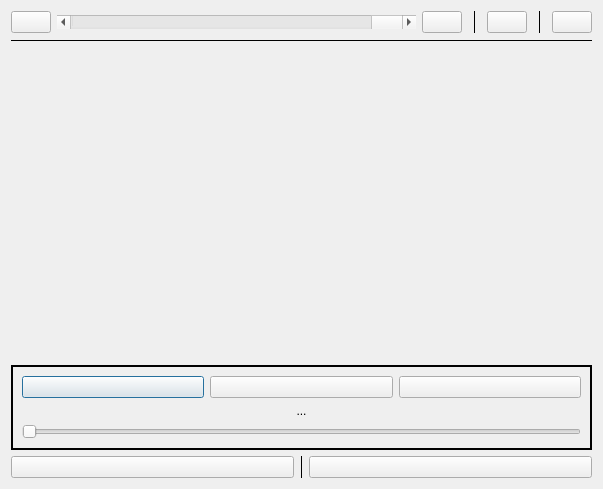
<?xml version="1.0" encoding="UTF-8"?>
<ui version="4.0">
 <class>AudioDialog</class>
 <widget class="QDialog" name="AudioDialog">
  <property name="geometry">
   <rect>
    <x>0</x>
    <y>0</y>
    <width>603</width>
    <height>489</height>
   </rect>
  </property>
  <property name="windowTitle">
   <string>Dialog</string>
  </property>
  <layout class="QGridLayout" name="gridLayout">
   <item row="3" column="0">
    <widget class="QFrame" name="frame">
     <property name="frameShape">
      <enum>QFrame::Box</enum>
     </property>
     <property name="lineWidth">
      <number>2</number>
     </property>
     <layout class="QVBoxLayout" name="verticalLayout_2">
      <item>
       <layout class="QHBoxLayout" name="horizontalLayout_3">
        <item>
         <widget class="QPushButton" name="previousBtn">
          <property name="text">
           <string/>
          </property>
          <property name="icon">
           <iconset resource="../../../eink.qrc">
            <normaloff>:/resources/previous.png</normaloff>:/resources/previous.png</iconset>
          </property>
         </widget>
        </item>
        <item>
         <widget class="QPushButton" name="playBtn">
          <property name="text">
           <string/>
          </property>
          <property name="icon">
           <iconset resource="../../../eink.qrc">
            <normaloff>:/resources/stop.png</normaloff>:/resources/stop.png</iconset>
          </property>
         </widget>
        </item>
        <item>
         <widget class="QPushButton" name="nextBtn">
          <property name="text">
           <string/>
          </property>
          <property name="icon">
           <iconset resource="../../../eink.qrc">
            <normaloff>:/resources/next.png</normaloff>:/resources/next.png</iconset>
          </property>
         </widget>
        </item>
       </layout>
      </item>
      <item>
       <widget class="QLabel" name="fileNameLabel">
        <property name="text">
         <string>...</string>
        </property>
        <property name="alignment">
         <set>Qt::AlignCenter</set>
        </property>
       </widget>
      </item>
      <item>
       <widget class="QSlider" name="progressSlider">
        <property name="focusPolicy">
         <enum>Qt::NoFocus</enum>
        </property>
        <property name="maximum">
         <number>100</number>
        </property>
        <property name="pageStep">
         <number>1</number>
        </property>
        <property name="orientation">
         <enum>Qt::Horizontal</enum>
        </property>
       </widget>
      </item>
     </layout>
    </widget>
   </item>
   <item row="4" column="0">
    <layout class="QHBoxLayout" name="horizontalLayout_2">
     <item>
      <widget class="QPushButton" name="libraryBtn">
       <property name="sizePolicy">
        <sizepolicy hsizetype="Minimum" vsizetype="Minimum">
         <horstretch>0</horstretch>
         <verstretch>0</verstretch>
        </sizepolicy>
       </property>
       <property name="text">
        <string/>
       </property>
       <property name="icon">
        <iconset resource="../../../eink.qrc">
         <normaloff>:/resources/music-library.png</normaloff>:/resources/music-library.png</iconset>
       </property>
      </widget>
     </item>
     <item>
      <widget class="Line" name="line">
       <property name="frameShadow">
        <enum>QFrame::Plain</enum>
       </property>
       <property name="orientation">
        <enum>Qt::Vertical</enum>
       </property>
      </widget>
     </item>
     <item>
      <widget class="QPushButton" name="queueBtn">
       <property name="sizePolicy">
        <sizepolicy hsizetype="Minimum" vsizetype="Minimum">
         <horstretch>0</horstretch>
         <verstretch>0</verstretch>
        </sizepolicy>
       </property>
       <property name="text">
        <string/>
       </property>
       <property name="icon">
        <iconset resource="../../../eink.qrc">
         <normaloff>:/resources/music-queue.png</normaloff>:/resources/music-queue.png</iconset>
       </property>
      </widget>
     </item>
    </layout>
   </item>
   <item row="2" column="0">
    <widget class="QScrollArea" name="scrollArea">
     <property name="frameShape">
      <enum>QFrame::NoFrame</enum>
     </property>
     <property name="frameShadow">
      <enum>QFrame::Plain</enum>
     </property>
     <property name="lineWidth">
      <number>0</number>
     </property>
     <property name="horizontalScrollBarPolicy">
      <enum>Qt::ScrollBarAlwaysOff</enum>
     </property>
     <property name="widgetResizable">
      <bool>true</bool>
     </property>
     <widget class="QWidget" name="scrollAreaWidgetContents">
      <property name="geometry">
       <rect>
        <x>0</x>
        <y>0</y>
        <width>585</width>
        <height>299</height>
       </rect>
      </property>
      <layout class="QVBoxLayout" name="verticalLayout_3">
       <property name="leftMargin">
        <number>0</number>
       </property>
       <property name="topMargin">
        <number>0</number>
       </property>
       <property name="rightMargin">
        <number>0</number>
       </property>
       <property name="bottomMargin">
        <number>0</number>
       </property>
       <item>
        <layout class="QVBoxLayout" name="verticalLayout"/>
       </item>
       <item>
        <spacer name="verticalSpacer">
         <property name="orientation">
          <enum>Qt::Vertical</enum>
         </property>
         <property name="sizeType">
          <enum>QSizePolicy::MinimumExpanding</enum>
         </property>
         <property name="sizeHint" stdset="0">
          <size>
           <width>20</width>
           <height>40</height>
          </size>
         </property>
        </spacer>
       </item>
      </layout>
     </widget>
    </widget>
   </item>
   <item row="1" column="0">
    <widget class="Line" name="line_4">
     <property name="frameShadow">
      <enum>QFrame::Plain</enum>
     </property>
     <property name="orientation">
      <enum>Qt::Horizontal</enum>
     </property>
    </widget>
   </item>
   <item row="0" column="0">
    <layout class="QHBoxLayout" name="horizontalLayout">
     <property name="sizeConstraint">
      <enum>QLayout::SetMinimumSize</enum>
     </property>
     <item>
      <widget class="QPushButton" name="minusBtn">
       <property name="sizePolicy">
        <sizepolicy hsizetype="Fixed" vsizetype="Fixed">
         <horstretch>0</horstretch>
         <verstretch>0</verstretch>
        </sizepolicy>
       </property>
       <property name="text">
        <string/>
       </property>
       <property name="icon">
        <iconset resource="../../../eink.qrc">
         <normaloff>:/resources/minus.png</normaloff>:/resources/minus.png</iconset>
       </property>
      </widget>
     </item>
     <item>
      <widget class="QScrollBar" name="soundLevelSlider">
       <property name="maximum">
        <number>100</number>
       </property>
       <property name="pageStep">
        <number>10</number>
       </property>
       <property name="sliderPosition">
        <number>100</number>
       </property>
       <property name="orientation">
        <enum>Qt::Horizontal</enum>
       </property>
      </widget>
     </item>
     <item>
      <widget class="QPushButton" name="plusBtn">
       <property name="sizePolicy">
        <sizepolicy hsizetype="Fixed" vsizetype="Fixed">
         <horstretch>0</horstretch>
         <verstretch>0</verstretch>
        </sizepolicy>
       </property>
       <property name="text">
        <string/>
       </property>
       <property name="icon">
        <iconset resource="../../../eink.qrc">
         <normaloff>:/resources/plus.png</normaloff>:/resources/plus.png</iconset>
       </property>
      </widget>
     </item>
     <item>
      <spacer name="horizontalSpacer_4">
       <property name="orientation">
        <enum>Qt::Horizontal</enum>
       </property>
       <property name="sizeType">
        <enum>QSizePolicy::Fixed</enum>
       </property>
       <property name="sizeHint" stdset="0">
        <size>
         <width>5</width>
         <height>20</height>
        </size>
       </property>
      </spacer>
     </item>
     <item>
      <widget class="Line" name="lineRefresh">
       <property name="frameShadow">
        <enum>QFrame::Plain</enum>
       </property>
       <property name="orientation">
        <enum>Qt::Vertical</enum>
       </property>
      </widget>
     </item>
     <item>
      <spacer name="horizontalSpacer_3">
       <property name="orientation">
        <enum>Qt::Horizontal</enum>
       </property>
       <property name="sizeType">
        <enum>QSizePolicy::Fixed</enum>
       </property>
       <property name="sizeHint" stdset="0">
        <size>
         <width>5</width>
         <height>20</height>
        </size>
       </property>
      </spacer>
     </item>
     <item>
      <widget class="QPushButton" name="refreshBtn">
       <property name="sizePolicy">
        <sizepolicy hsizetype="Fixed" vsizetype="Fixed">
         <horstretch>0</horstretch>
         <verstretch>0</verstretch>
        </sizepolicy>
       </property>
       <property name="text">
        <string/>
       </property>
       <property name="icon">
        <iconset resource="../../../eink.qrc">
         <normaloff>:/resources/refresh-small.png</normaloff>:/resources/refresh-small.png</iconset>
       </property>
      </widget>
     </item>
     <item>
      <spacer name="horizontalSpacer">
       <property name="orientation">
        <enum>Qt::Horizontal</enum>
       </property>
       <property name="sizeType">
        <enum>QSizePolicy::Fixed</enum>
       </property>
       <property name="sizeHint" stdset="0">
        <size>
         <width>5</width>
         <height>20</height>
        </size>
       </property>
      </spacer>
     </item>
     <item>
      <widget class="Line" name="line_2">
       <property name="frameShadow">
        <enum>QFrame::Plain</enum>
       </property>
       <property name="orientation">
        <enum>Qt::Vertical</enum>
       </property>
      </widget>
     </item>
     <item>
      <spacer name="horizontalSpacer_2">
       <property name="orientation">
        <enum>Qt::Horizontal</enum>
       </property>
       <property name="sizeType">
        <enum>QSizePolicy::Fixed</enum>
       </property>
       <property name="sizeHint" stdset="0">
        <size>
         <width>5</width>
         <height>20</height>
        </size>
       </property>
      </spacer>
     </item>
     <item>
      <widget class="QPushButton" name="exitBtn">
       <property name="sizePolicy">
        <sizepolicy hsizetype="Fixed" vsizetype="Fixed">
         <horstretch>0</horstretch>
         <verstretch>0</verstretch>
        </sizepolicy>
       </property>
       <property name="text">
        <string/>
       </property>
       <property name="icon">
        <iconset resource="../../../eink.qrc">
         <normaloff>:/resources/close.png</normaloff>:/resources/close.png</iconset>
       </property>
      </widget>
     </item>
    </layout>
   </item>
  </layout>
 </widget>
 <resources>
  <include location="../../../eink.qrc"/>
 </resources>
 <connections/>
</ui>
